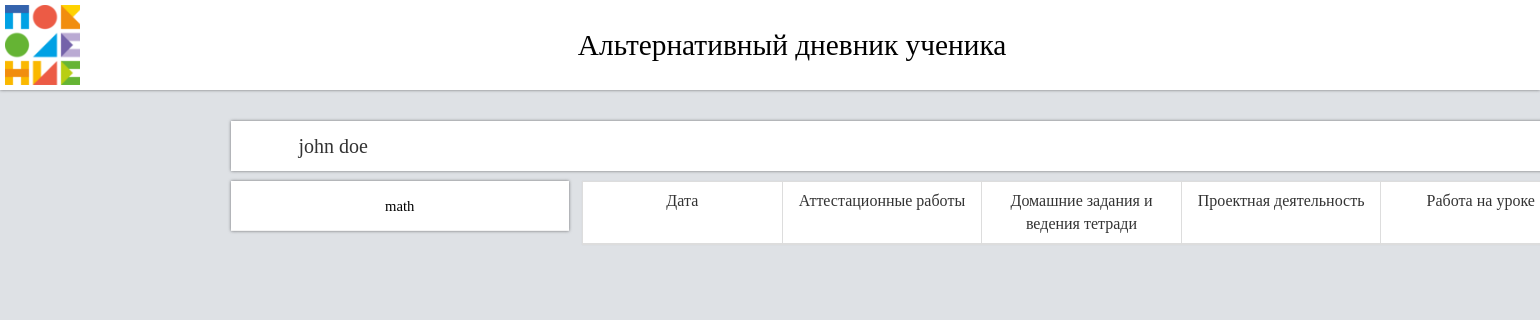
Page /student/Проектная деятельность/ (signed in) on the committed database.
### app/models.py (models this page shows)
class CustomUser(AbstractUser):
    is_student = models.BooleanField(default=False)
    is_teacher = models.BooleanField(default=False)

class Subject(models.Model):
	name = models.CharField(max_length=20,blank=True)
	class_name = models.ForeignKey(Class, on_delete=models.DO_NOTHING,null=True)
	teacher = models.ForeignKey(Teacher, on_delete=models.DO_NOTHING,null=True)

### app/views.py (the view, shortened to what this page needs)
# urls.py: path('student/', views.student_main_view),
@login_required
def student_main_view(request, subject_name=''):
    student = request.user.student
    _class = student._class
    subjects = Subject.objects.filter(class_name = _class).order_by('name')
    if (subject_name==''):
        subject_name = subjects[0].name
    query = Mark.objects.filter(student=student, subject__name=subject_name).order_by('date')
    marks = {}
    print(marks)
    return render(request,'app/student.html', {'user':request.user,'subjects':subjects, 'marks':marks})

### app/templates/app/student.html (shortened to what this page needs)
{% load staticfiles %} {% load return_item %}
<head>
    <link rel="stylesheet" type="text/css" href="{% static 'app/css/bootstrap.min.css' %}" />
    <link rel="stylesheet" type="text/css" href="{% static 'app/css/styles.css' %}" />
    <link rel="stylesheet" type="text/css" href="{% static 'app/css/student.css' %}" />
</head>
<body>
    <div id="root">
        <div>
            <div class="main-header">
                <div><a href="/"><img src="{% static 'app/css/logo.png' %}"></a></div>
                <a href="/">
                    <div class="project-name-div">Альтернативный дневник ученика</div>
                </a>
            </div>
            <div>
                <div id="top-bar" class="top-bar">
                    <p class="student-name-paragraph">{{ user.first_name }} {{ user.last_name }}</p>
                </div>
                <div class="con">
                    <div id="side-bar" class="side-bar">
                        <div>
                            {% for subject in subjects%}
                            <a href="/student/{{subject.name}}/">
                                <div class="menu"> {{subject.name}} </div>
                            </a>
                            {% endfor %}
                        </div>
                    </div>
                    <div id="container">
                        <div class="marks">
                            <table class="table table-bordered">
                                <thead>
                                    <tr class="result-tr">
                                        <td>Дата</td>
                                        <td>Аттестационные работы</td>
                                        <td>Домашние задания и ведения тетради</td>
                                        <td>Проектная деятельность</td>
                                        <td>Работа на уроке</td>
                                    </tr>
                                </thead>
                            </table>
                        </div>
                    </div>
                </div>
            </div>
        </div>
    </div>
</body>
</html>

### app/static/app/css/styles.css (style rules this page uses)
body { margin: 0; padding: 0; font-family: geometrialight; background-color: #dee1e5; font-size: 11pt; }
.main-header { box-shadow: 0 0 3px rgba(0,0,0,0.5); height: 90px; background-color: white; overflow: hidden; }
.main-header img { width: 80px; margin: 6%; background-color: white; }
.main-header div { text-align: center; vertical-align: middle; line-height: 90px; overflow: hidden; height: 100%;; display: inline-block; }
.project-name-div { font-family: geometriabold; text-overflow: hidden; width: 50%; font-size: 22pt; margin-left: 21% }

### app/static/app/css/student.css (style rules this page uses)
.con { margin-left: 15%; margin-top: 10px; width: 1350px; height: 100%; }
#container { margin-left: 26%; }
.side-bar { margin-right: 10px; overflow: hidden; float: left; display: inline; width: 25%; box-shadow: 0 0 3px rgba(0, 0, 0, 0.5); }
.menu { border-bottom: solid 1px rgba(0, 0, 0, 0.05); background-color: white; color: black; display: block; height: 50px; width: : 300px; text-align: center; vertical-align: middle; line-height: 50px; cursor: pointer; }
div a { text-decoration: none; color: black; }
.top-bar { background-color: white; margin-top: 2%; margin-left: 15%; width: 1350px; box-shadow: 0 0 3px rgba(0, 0, 0, 0.5); height: 50px; vertical-align: middle; line-height: 50px; }
.student-name-paragraph { margin-left: 5%; font-size: 15pt; display: inline; }
.result-tr { background-color: white; height:30px; }
.result-tr td { width: 20%; max-width: 20%; text-align: center; }
.marks { margin-top: 10px; box-shadow: 0 0 0.5px rgba(0, 0, 0, 0.5); }

### rows in the picture
CustomUser: first_name "john", last_name "doe"
Subject: name "math"
